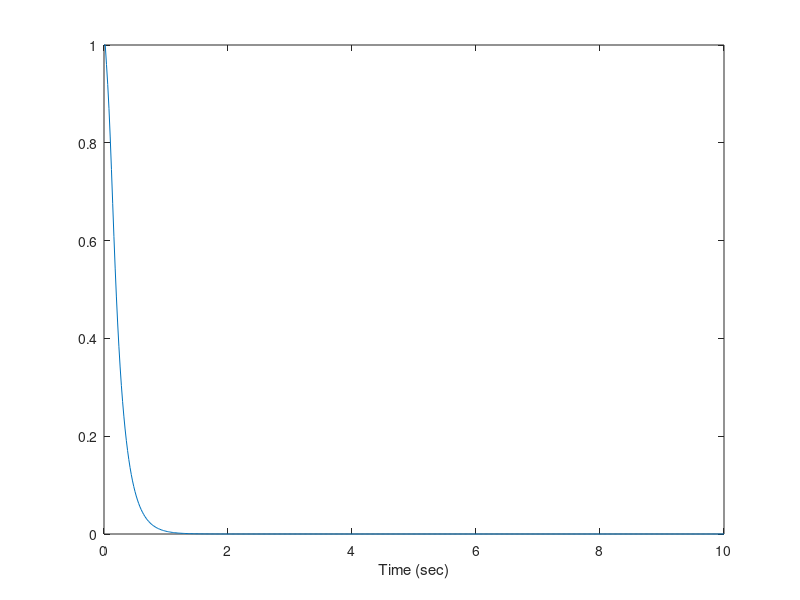
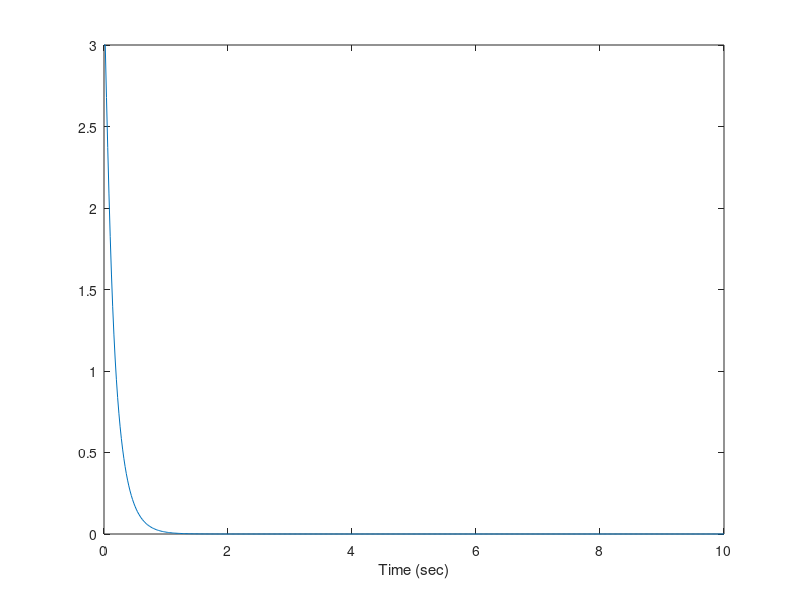
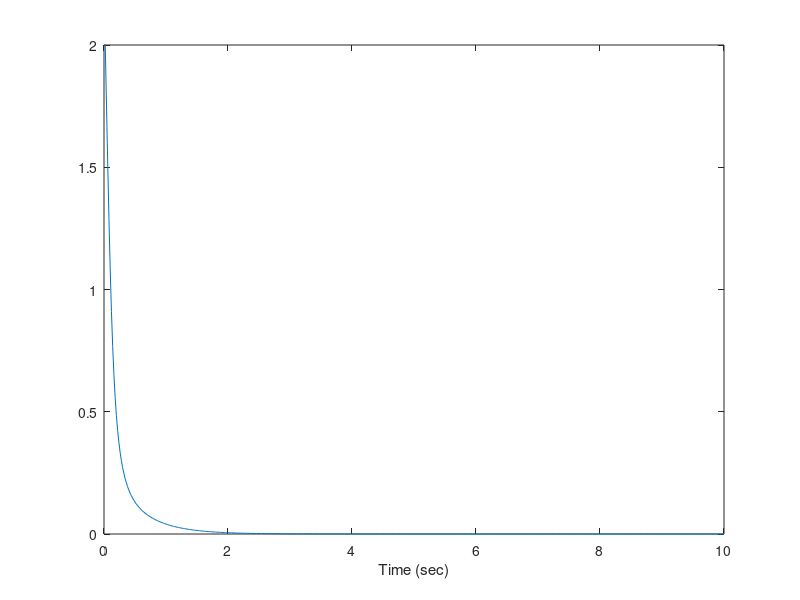
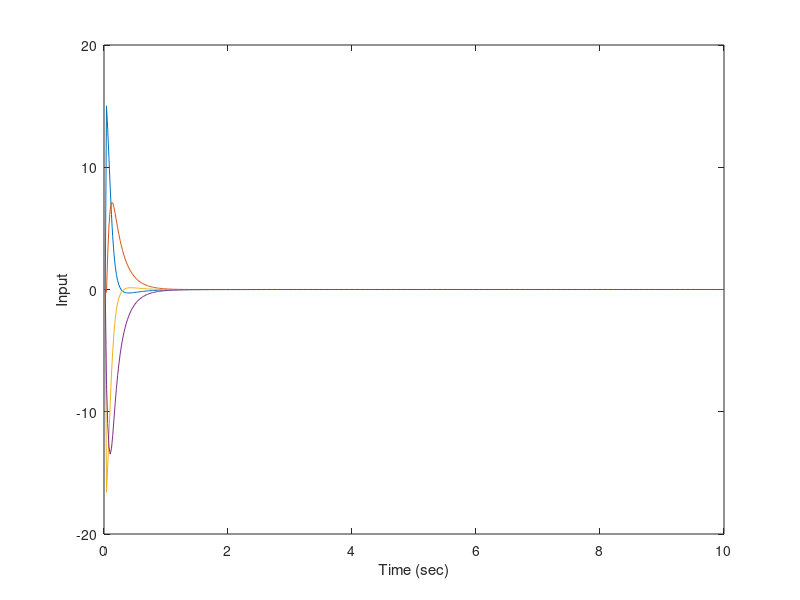

Write MATLAB code to recreate these figures, in order.
%% Setting up workspace
close all; % Close all figures and windows
clear; % Clear workspace
clc; % Clears screen
%% Initializing parameters
tf = 10; % Final time in simulation
T = 2e-2; % Sample rate
t = 0:T:tf; % Time vector
n = 3; % Number of states
m = 3; % Number of measurements
p = 4; % Number of Inputs
x = zeros(n, length(t)); % Initializes states to zero
x_d = x; %Initializes desired x states
z = zeros(m, length(t)); % Initializes measurements to zero
u = zeros(p, length(t)); % Initializes controller
v = zeros(3,length(t)); %initialize linearized controller

rr=0.195; %define robot radius

%A = [-cos(z(3:1)]; % System matrix
B = @(y)[(-cos(y(3))-sin(y(3)))/(2*sqrt(2)), (-cos(y(3))+sin(y(3)))/(2*sqrt(2)), (cos(y(3))+sin(y(3)))/(2*sqrt(2)), (cos(y(3))-sin(y(3)))/(2*sqrt(2));
    (cos(y(3))-sin(y(3)))/(2*sqrt(2)), (-cos(y(3))-sin(y(3)))/(2*sqrt(2)), (-cos(y(3))+sin(y(3)))/(2*sqrt(2)), (cos(y(3))+sin(y(3)))/(2*sqrt(2));
    1/(4*rr), 1/(4*rr), 1/(4*rr), 1/(4*rr)]; % Input matrix
Binv = @(y)[-((cos(y(3))+sin(y(3)))*sqrt(2))/(2*(cos(y(3))^2+sin(y(3))^2)),((cos(y(3))-sin(y(3)))*sqrt(2))/(2*(cos(y(3))^2+sin(y(3))^2)), rr;
    -((cos(y(3))-sin(y(3)))*sqrt(2))/(2*(cos(y(3))^2+sin(y(3))^2)),-((cos(y(3))+sin(y(3)))*sqrt(2))/(2*(cos(y(3))^2+sin(y(3))^2)), rr;
    ((cos(y(3))+sin(y(3)))*sqrt(2))/(2*(cos(y(3))^2+sin(y(3))^2)),-((cos(y(3))-sin(y(3)))*sqrt(2))/(2*(cos(y(3))^2+sin(y(3))^2)), rr;
    ((cos(y(3))+sin(y(3)))*sqrt(2))/(2*(cos(y(3))^2+sin(y(3))^2)),((cos(y(3))+sin(y(3)))*sqrt(2))/(2*(cos(y(3))^2+sin(y(3))^2)), rr];

C = eye(m); % Measurement matrix

Kp=-[5,0,0; %Proportional Gain
    0,5,0;
    0,0,2];
Kd=-[2,0,0; %Derivative Gain
    0,2,0;
    0,0,2];
Ki=-[1,0,0; %Integral Gain
    0,1,0;
    0,0,1];

%% Set initial conditions
x(:,1)=[1;3;2];

for k=1:length(t) %Fill in desired path
    xd(:,k)=[0;0;0];
end



%% Simulate dynamics (for loop)
for k = 1:length(t)-1 % For loop that simulates 1 second
    %u(:,k+1) = [sin(pi*k*T);cos(pi*k*T);-sin(pi*k*T);-cos(pi*k*T)];% calculate controller
    
    v(:,k+1) = Kp*(z(:,k)-xd(:,k));%calculate linear controller
    u(:,k+1)=Binv(z(:,k))*v(:,k+1);%calculate non linear controller
    
    
    x(:,k+1) = x(:,k) + B(x(:,k))*u(:,k+1)*T; % Linear state space equation
    z(:,k+1) = C*x(:,k+1); % Linear measurement equation
end
%% Results
figure; plot(t, x(1,:)); xlabel('Time (sec)'); % Plots position with time
figure; plot(t, x(2,:)); xlabel('Time (sec)'); % Plots velocity with time
figure; plot(t, x(3,:)); xlabel('Time (sec)'); % Plots acceleration with time
figure; plot(t, u); xlabel('Time (sec)'); ylabel('Input'); % Plots input with time
